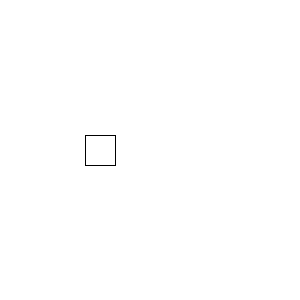
Frame 1 (no input)
Frame 60 (the mouse pressed at the canvas centre just before this capture): identical to frame 1, image omitted
Frame 120 (the mouse held since frame 60 and released just before this capture): identical to frame 1, image omitted

The Processing sketch that drew this single still picture (run headless with seeded random() and noise(); from frame 60 on, the mouse is pressed at the canvas centre):

// Processing sketch: introVar_2
// ── introVar_2.pde
int posicaoX = 100;
int posicaoY = 150;

void setup()
{
  size(300, 300);
  background(255);
  rectMode(CENTER);
}

void draw()
{
  //rect(100,      150,      30, 30);
  rect(posicaoX, posicaoY, 30, 30);
}
